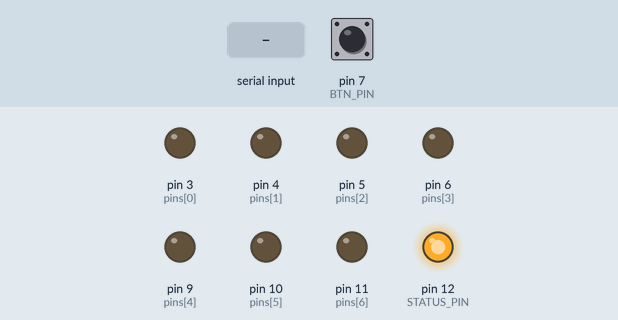
Simulated run of this sketch. Board: Arduino Uno, built with avr-gcc and run on an emulated ATmega328P. Parts: output pins drawn as LEDs (lit = HIGH). The inputs (shaded band) are chosen by the test bench; at power-on: pin 7 (BTN_PIN) HIGH. Random numbers use the default seed unless the sketch sets one; pins used as bus, display or sensor lines are not drawn.

Above: at 1.2 s.
1.3 s: pin 7 (BTN_PIN) pulled LOW for 0.15 s
3.2 s: "<0>" received over Serial
4.7 s: "0" received over Serial
6.2 s: "90,45\n" received over Serial
7.7 s: pin 7 (BTN_PIN) pulled LOW for 1 s
10.2 s: pin 7 (BTN_PIN) pulsed LOW 2 times (0.12 s each, 0.3 s apart)
Timing chart, 0 to 13.2 s (numbered marks = the images above; inputs shaded):
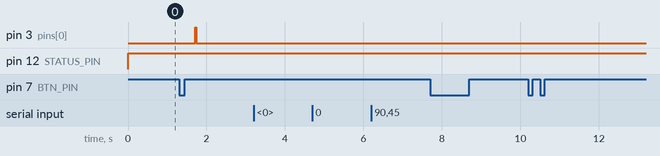

Measured:
- after the input at 1.3 s, pin 3 (pins[0]): LOW → HIGH after 0.41 s, → LOW 0.03 s later

The sketch:

rhythm-of-life.ino
```cpp
/*======================================================================
 =======================================================================

  _____  _           _   _                        __   _      _  __
 |  __ \| |         | | | |                      / _| | |    (_)/ _|
 | |__) | |__  _   _| |_| |__  _ __ ___     ___ | |_  | |     _| |_ ___
 |  _  /| '_ \| | | | __| '_ \| '_ ` _ \   / _ \|  _| | |    | |  _/ _ \
 | | \ \| | | | |_| | |_| | | | | | | | | | (_) | |   | |____| | ||  __/
 |_|  \_\_| |_|\__, |\__|_| |_|_| |_| |_|  \___/|_|   |______|_|_| \___|
                __/ |
               |___/
 -----------------------------------------------------------------------

 Settings:
 Baudrate: 115200

 Pins:

 Button --------  7
 Power LED ----- 13
 Activity LED -- 12

 Solenoid 1 ----  3
 "        2 ----  4
 "        3 ----  5
 "        4 ----  6
 "        5 ----  9
 "        6 ---- 10
 "        7 ---- 11
 */

//======================================================================
// Define global variables
//======================================================================
#define BTN_PIN 7
#define STATUS_PIN 12
#define POWER_PIN 13

int pins[] = {
  3, 4, 5, 6, 9, 10, 11, 12}; // solenoid pins + status LED

int pullTimer = 30; // amount of time solenoid will be activated

long timers[8] = {
  0, 0, 0, 0, 0, 0, 0, 0}; // timers for solenoids + status LED

long lastDebounceTime = 0;  // the last time the output pin was toggled
long debounceDelay = 10;    // the debounce time; increase if the output flickers
int buttonState;            // the current reading from the input pin
int lastButtonState = HIGH;  // the previous reading from the input pin

long btnTimer = 0;
long btnDelay = 400;
int btnTimesPressed = 0;
int specialMode = 0;
int menuIndex = 0;
int riderPin = 0;
int riderDirection = 1;
long riderDelay = 120;
long riderTimer = 0;
long flashDelay = 1000;
long flashTimer = 0;

long songDelay = 150;
long songTimer = 0;
int songIndex = 0;

int songScore[] = {
  1, 9, 9, 9, 9, 1, 9, 1, 9, 1, 9, 9, 9, 9, 1, 9, 1, 9, 1, 9, 9, 9, 1, 9, 1, 9, 2, 9, 9, 9, 9, 9, 9, 9, 9, 9, 9, 9, 9};

//======================================================================
// Setup and main loop
//======================================================================
void setup (){
  Serial.begin (115200);

  // Set pin modes
  pinMode(BTN_PIN, INPUT);
  digitalWrite(BTN_PIN, HIGH); // enable pulldown resistor for button

  pinMode(STATUS_PIN, OUTPUT);
  pinMode(POWER_PIN, OUTPUT);
  digitalWrite(POWER_PIN, HIGH); // turn power LED on

  for(uint8_t i =0; i < 7; i++){
    pinMode(pins[i], OUTPUT); // solenoid pins
  }
}

void loop (){
  if(!Serial){
    digitalWrite(STATUS_PIN, LOW);
  }
  else{
    digitalWrite(STATUS_PIN, HIGH);
  }

  if (Serial.available ()){
    digitalWrite(STATUS_PIN, LOW);
    processInput ();
  }
  checkTimers ();
  checkBtn ();

  // KNIGHRIDER
  if(specialMode == 1){
    if(millis() - riderTimer > riderDelay){
      riderTimer = millis();
      triggerPin(riderPin);
      riderPin += riderDirection;
      if(riderPin < 0){
        riderPin = 1;
        riderDirection = 1;
      }
      else if(riderPin > 6){
        riderPin = 5;
        riderDirection = -1;
      }
    }
  }
  // RANDOM
  else if(specialMode == 2){
    triggerPin(random(7));
  }
  // MOVE RIGHT
  else if(specialMode == 3){
    riderDirection = 1;
    if(millis() - riderTimer > riderDelay){
      riderTimer = millis();
      triggerPin(riderPin);
      riderPin += riderDirection;
      if(riderPin > 6){
        riderPin = 0;
      }
    }
  }
  // MOVE LEFT
  else if(specialMode == 4){
    riderDirection = -1;
    if(millis() - riderTimer > riderDelay){
      riderTimer = millis();
      triggerPin(riderPin);
      riderPin += riderDirection;
      if(riderPin < 0){
        riderPin = 6;
      }
    }
  }
  // FLASH
  else if(specialMode == 5){
    if(millis() - flashTimer > flashDelay){
      flashTimer = millis();
      triggerPin(0);
      triggerPin(1);
      triggerPin(2);
      triggerPin(3);
      triggerPin(4);
      triggerPin(5);
      triggerPin(6);
    }
  }
  else if(specialMode == 6){
    if(millis() - songTimer > songDelay){
      songTimer = millis();
      songIndex++;
      if(songIndex > 36){
        songIndex = 0;
      }
      if(songScore[songIndex] == 1){
        triggerPin(0);
        triggerPin(1);
        triggerPin(2);
      }else if(songScore[songIndex] == 2){
        triggerPin(3);
        triggerPin(4);
        triggerPin(6);
      }
    }
  }
}

//======================================================================
// Check if a timer has expired
//======================================================================
void checkTimers (){
  for(uint8_t index=0;index<8;index++){
    if(timers[index] != 0){
      if(timers[index] < millis()){
        digitalWrite(pins[index], LOW);
        timers[index] = 0;
      }
    }
  }
}

//======================================================================
// Trigger a pin
//======================================================================
void triggerPin(const int index){
  if((  index < 7)){ // solenoids pins or status LED
    if(timers[index] == 0){
      timers[index] = millis()+pullTimer;
      digitalWrite(pins[index], HIGH);
    }
  }
}

//======================================================================
// Process data coming in from serial
//======================================================================
void processInput (){
  static long receivedNumber = 0;
  static bool receivingTimer = 0;

  const byte c = Serial.read ();
  if(specialMode){
    return;
  }
  switch (c){
  case '0' ... '9':
    if(!receivingTimer){
      triggerPin(c-'0');
    }
    else{
      receivedNumber *= 10;
      receivedNumber += c - '0';
    }
    break;
  case '>':
    receivingTimer = 0;
    pullTimer = receivedNumber;
    break;
  case '<':
    receivingTimer = 1;
    receivedNumber = 0;
    break;
  }
}

//======================================================================
// Check state of button
//======================================================================
void checkBtn(){
  //  if(millis() < 2000){ //ignore all inputs during the first 2 seconds
  //    return;
  //  }
  int reading = digitalRead(BTN_PIN);
  if (reading != lastButtonState) {
    lastDebounceTime = millis();
  }
  if ((millis() - lastDebounceTime) > debounceDelay) {
    if (reading != buttonState) {
      buttonState = reading;
      if (buttonState == LOW) { // when button is released
        btnTimesPressed++;
        btnTimer = millis();
      }
    }
  }
  lastButtonState = reading;

  if ((millis() - btnTimer) > btnDelay && btnTimesPressed != 0) {
    if(specialMode != 0){ // exit special mode if active
      specialMode = 0;
      riderPin = 0;
    }
    else{
      if(btnTimesPressed == 1){ // one press, trigger current pin
        triggerByBtn();
      }
      else if(btnTimesPressed == 2){ // two presses, go to next menu option
        menuIndex++;
        if(menuIndex > 7){
          menuIndex = 0;
        }
        triggerByBtn();
      }
      else if(btnTimesPressed == 3){ // three presses, enable special modes if available
        specialMode = menuIndex + 1;
      }
    }
    btnTimesPressed = 0;
  }
}

//======================================================================
// Trigger outputs by pressing button
//======================================================================
void triggerByBtn(){
  if(menuIndex != 7){
    triggerPin(menuIndex);
  }
  else{
    for(uint8_t i =0; i < 7; i++){
      triggerPin(i);
    }
  }
}
```
